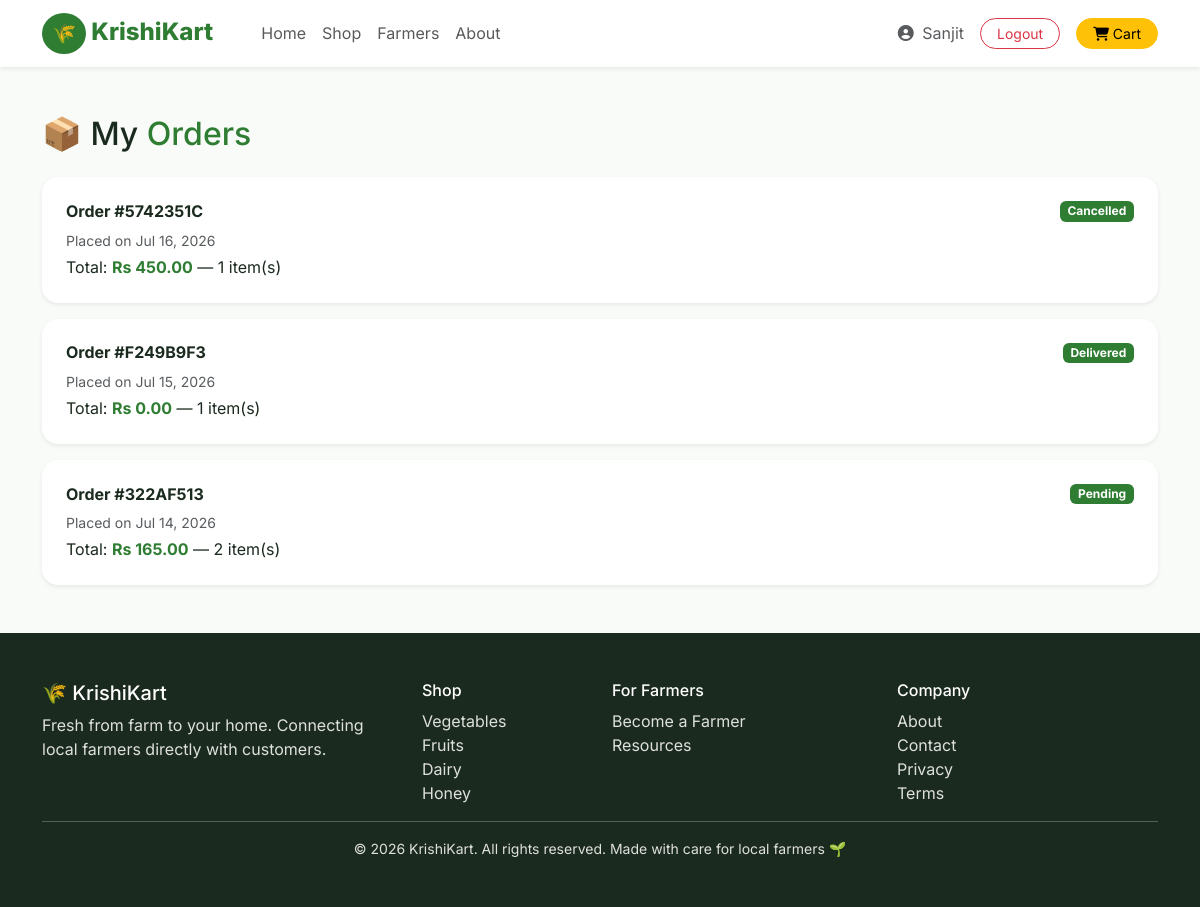
Page /my-orders/ (signed in) on the committed database.
### accounts/models.py (models this page shows, shortened)
class User(AbstractUser):
    phone = models.CharField(max_length=15, blank=True)
    address = models.TextField(blank=True)
    is_farmer = models.BooleanField(default=False)
    created_at = models.DateTimeField(auto_now_add=True)

### orders/models.py (models this page shows, shortened)
class Order(models.Model):
    STATUS_CHOICES = [
        ('pending', 'Pending'),
        ('paid', 'Paid'),
        ('shipped', 'Shipped'),
        ('delivered', 'Delivered'),
        ('cancelled', 'Cancelled'),
    ]
    user = models.ForeignKey(User, on_delete=models.CASCADE)
    order_number = models.CharField(max_length=50, unique=True)
    total_amount = models.DecimalField(max_digits=10, decimal_places=2)
    coupon_code = models.CharField(max_length=30, blank=True, null=True)
    discount_amount = models.DecimalField(max_digits=10, decimal_places=2, default=0)
    status = models.CharField(max_length=20, choices=STATUS_CHOICES, default='pending')
    payment_status = models.CharField(max_length=20, default='pending')
    payment_method = models.CharField(max_length=20, default='cod')
    shipping_address = models.TextField(blank=True)
    phone = models.CharField(max_length=15, blank=True)
    created_at = models.DateTimeField(auto_now_add=True)

### orders/views.py (the view)
# urls.py: path('my-orders/', views.my_orders, name='my_orders'),
@login_required
def my_orders(request):
    orders = Order.objects.filter(user=request.user).order_by('-created_at')
    return render(request, 'orders/my_orders.html', {'orders': orders})

### orders/context_processors.py (called while the page is built)
def cart_context(request):
    if request.user.is_authenticated:
        cart, _ = Cart.objects.get_or_create(user=request.user)
        return {'nav_cart_count': cart.item_count}
    return {'nav_cart_count': 0}

### orders/models.py (called while the page is built)
    @property
    def item_count(self):
        return sum(item.quantity for item in self.items.all())

### templates/orders/my_orders.html (shortened to what this page needs)
{% extends 'base.html' %}
{% block content %}
<div class="container my-5">
    <h2 class="mb-4">📦 My <span class="text-success">Orders</span></h2>
    {% for order in orders %}
    <div class="bg-white rounded-4 shadow-sm p-4 mb-3">
        <div class="d-flex justify-content-between align-items-center mb-2">
            <h6 class="fw-bold mb-0">Order #{{ order.order_number }}</h6>
            <span class="badge bg-success">{{ order.get_status_display }}</span>
        </div>
        <p class="text-muted small mb-1">Placed on {{ order.created_at|date:"M d, Y" }}</p>
        <p class="mb-0">Total: <strong class="text-success">Rs {{ order.total_amount }}</strong> — {{ order.items.count }} item(s)</p>
    </div>
    {% empty %}
    <p class="text-muted text-center py-5">No orders yet.</p>
    {% endfor %}
</div>
{% endblock %}

### templates/base.html (shortened to what this page needs)
<!DOCTYPE html>
<html lang="en">
<head>
    <link href="https://cdn.jsdelivr.net/npm/bootstrap@5.3.0/dist/css/bootstrap.min.css" rel="stylesheet">
    <link rel="stylesheet" href="https://cdnjs.cloudflare.com/ajax/libs/font-awesome/6.4.0/css/all.min.css">
    {% load static %}
    <link rel="stylesheet" href="{% static 'css/style.css' %}">
</head>
<body>
    <nav class="navbar navbar-expand-lg navbar-light bg-white shadow-sm sticky-top">
        <div class="container">
            <a class="navbar-brand" href="{% url 'home' %}">
                <span class="brand-icon">🌾</span> KrishiKart
            </a>
            <div class="collapse navbar-collapse" id="navbarNav">
                <ul class="navbar-nav me-auto ms-4">
                    <li class="nav-item"><a class="nav-link" href="{% url 'home' %}">Home</a></li>
                    <li class="nav-item"><a class="nav-link" href="{% url 'product_list' %}">Shop</a></li>
                    <li class="nav-item"><a class="nav-link" href="#">Farmers</a></li>
                    <li class="nav-item"><a class="nav-link" href="#">About</a></li>
                </ul>
                <div class="d-flex align-items-center">
                    {% if user.is_authenticated %}
                        <span class="me-3 text-muted"><i class="fas fa-user-circle me-1"></i> {{ user.username }}</span>
                        <button type="button" class="btn btn-outline-danger btn-sm rounded-pill px-3 me-2" data-bs-toggle="modal" data-bs-target="#logoutModal">
                           Logout
                        </button>
                    {% else %}
                        <a href="{% url 'login' %}" class="btn btn-success btn-sm rounded-pill px-3 me-2">Sign In</a>
                        <a href="{% url 'register' %}" class="btn btn-outline-success btn-sm rounded-pill px-3">Sign Up</a>
                    {% endif %}
                    <a href="{% url 'view_cart' %}" class="btn btn-warning btn-sm rounded-pill px-3 ms-2 position-relative">
                        <i class="fas fa-shopping-cart"></i> Cart
                    </a>
                </div>
            </div>
        </div>
    </nav>
    {% block content %}{% endblock %}
    <footer class="footer bg-dark text-white py-5 mt-5">
        <div class="container">
            <div class="row">
                <div class="col-md-4">
                    <h5>🌾 KrishiKart</h5>
                    <p class="text-muted">Fresh from farm to your home. Connecting local farmers directly with customers.</p>
                </div>
                <div class="col-md-2">
                    <h6>Shop</h6>
                    <a href="{% url 'product_list' %}" class="text-muted d-block">Vegetables</a>
                    <a href="{% url 'product_list' %}" class="text-muted d-block">Fruits</a>
                    <a href="{% url 'product_list' %}" class="text-muted d-block">Dairy</a>
                    <a href="{% url 'product_list' %}" class="text-muted d-block">Honey</a>
                </div>
                <div class="col-md-3">
                    <h6>For Farmers</h6>
                    <a href="{% url 'register' %}" class="text-muted d-block">Become a Farmer</a>
                    <a href="#" class="text-muted d-block">Resources</a>
                </div>
                <div class="col-md-3">
                    <h6>Company</h6>
                    <a href="#" class="text-muted d-block">About</a>
                    <a href="#" class="text-muted d-block">Contact</a>
                    <a href="#" class="text-muted d-block">Privacy</a>
                    <a href="#" class="text-muted d-block">Terms</a>
                </div>
            </div>
            <hr>
            <div class="text-center text-muted small">
                © 2026 KrishiKart. All rights reserved. Made with care for local farmers 🌱
            </div>
        </div>
    </footer>
</body>
</html>

### static/css/style.css (style rules this page uses)
:root { --primary-color: #2E7D32; --success-color: #2E7D32; --light-bg: #F5F7F0; --shadow: 0 4px 20px rgba(0,0,0,0.08); --shadow-hover: 0 8px 30px rgba(46, 125, 50, 0.15); }
* { margin: 0; padding: 0; box-sizing: border-box; }
body { font-family: 'Inter', sans-serif; background: #F9FBF8; color: #1B2A1E; }
.brand-icon { background: var(--primary-color); color: white; padding: 6px 10px; border-radius: 50%; display: inline-block; font-size: 1.2rem; }
.navbar-brand { font-weight: 800; font-size: 1.5rem; color: var(--primary-color) !important; }
.footer { background: #1B2A1E !important; }
.footer a { text-decoration: none; transition: color 0.3s; }
.text-success { color: var(--primary-color) !important; }
.bg-success { background-color: var(--primary-color) !important; }
.footer, .footer p, .footer h5, .footer h6 { color: #ffffff !important; }
.footer a.text-muted, .footer .text-muted { color: #dee0de !important; }

### rows in the picture
User: username "Sanjit"
Order: order_number "5742351C", status "Cancelled", created_at "Jul 16, 2026", total_amount "450.00", items.count "1"
Order: order_number "F249B9F3", status "Delivered", created_at "Jul 15, 2026", total_amount "0.00", items.count "1"
Order: order_number "322AF513", status "Pending", created_at "Jul 14, 2026", total_amount "165.00", items.count "2"
